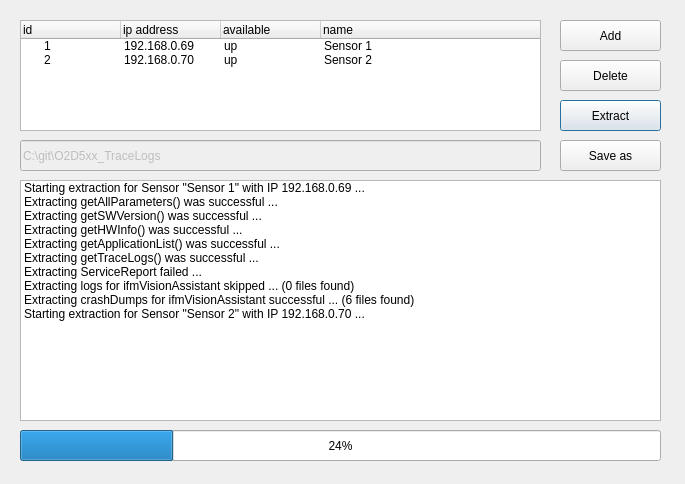
<?xml version="1.0" encoding="UTF-8"?>
<ui version="4.0">
 <class>Dialog</class>
 <widget class="QDialog" name="Dialog">
  <property name="geometry">
   <rect>
    <x>0</x>
    <y>0</y>
    <width>685</width>
    <height>484</height>
   </rect>
  </property>
  <property name="windowTitle">
   <string>TraceExtractor - O2D5xx - O3D3xx</string>
  </property>
  <widget class="QPushButton" name="pushButton">
   <property name="geometry">
    <rect>
     <x>560</x>
     <y>100</y>
     <width>101</width>
     <height>31</height>
    </rect>
   </property>
   <property name="text">
    <string>Extract</string>
   </property>
  </widget>
  <widget class="QListWidget" name="listWidget">
   <property name="enabled">
    <bool>true</bool>
   </property>
   <property name="geometry">
    <rect>
     <x>20</x>
     <y>180</y>
     <width>641</width>
     <height>241</height>
    </rect>
   </property>
   <item>
    <property name="text">
     <string>Starting extraction for Sensor &quot;Sensor 1&quot; with IP 192.168.0.69 ...</string>
    </property>
    <property name="background">
     <brush brushstyle="NoBrush">
      <color alpha="255">
       <red>0</red>
       <green>0</green>
       <blue>0</blue>
      </color>
     </brush>
    </property>
    <property name="foreground">
     <brush brushstyle="NoBrush">
      <color alpha="255">
       <red>0</red>
       <green>0</green>
       <blue>0</blue>
      </color>
     </brush>
    </property>
   </item>
   <item>
    <property name="text">
     <string>Extracting getAllParameters() was successful ...</string>
    </property>
    <property name="foreground">
     <brush brushstyle="NoBrush">
      <color alpha="255">
       <red>0</red>
       <green>85</green>
       <blue>0</blue>
      </color>
     </brush>
    </property>
   </item>
   <item>
    <property name="text">
     <string>Extracting getSWVersion() was successful ...</string>
    </property>
    <property name="foreground">
     <brush brushstyle="NoBrush">
      <color alpha="255">
       <red>0</red>
       <green>85</green>
       <blue>0</blue>
      </color>
     </brush>
    </property>
   </item>
   <item>
    <property name="text">
     <string>Extracting getHWInfo() was successful ...</string>
    </property>
    <property name="foreground">
     <brush brushstyle="NoBrush">
      <color alpha="255">
       <red>0</red>
       <green>85</green>
       <blue>0</blue>
      </color>
     </brush>
    </property>
   </item>
   <item>
    <property name="text">
     <string>Extracting getApplicationList() was successful ...</string>
    </property>
    <property name="foreground">
     <brush brushstyle="NoBrush">
      <color alpha="255">
       <red>0</red>
       <green>85</green>
       <blue>0</blue>
      </color>
     </brush>
    </property>
   </item>
   <item>
    <property name="text">
     <string>Extracting getTraceLogs() was successful ...</string>
    </property>
    <property name="foreground">
     <brush brushstyle="NoBrush">
      <color alpha="255">
       <red>0</red>
       <green>85</green>
       <blue>0</blue>
      </color>
     </brush>
    </property>
   </item>
   <item>
    <property name="text">
     <string>Extracting ServiceReport failed ...</string>
    </property>
    <property name="foreground">
     <brush brushstyle="NoBrush">
      <color alpha="255">
       <red>170</red>
       <green>0</green>
       <blue>0</blue>
      </color>
     </brush>
    </property>
   </item>
   <item>
    <property name="text">
     <string>Extracting logs for ifmVisionAssistant skipped ... (0 files found)</string>
    </property>
    <property name="foreground">
     <brush brushstyle="NoBrush">
      <color alpha="255">
       <red>0</red>
       <green>0</green>
       <blue>255</blue>
      </color>
     </brush>
    </property>
   </item>
   <item>
    <property name="text">
     <string>Extracting crashDumps for ifmVisionAssistant successful ... (6 files found)</string>
    </property>
    <property name="foreground">
     <brush brushstyle="NoBrush">
      <color alpha="255">
       <red>0</red>
       <green>85</green>
       <blue>0</blue>
      </color>
     </brush>
    </property>
   </item>
   <item>
    <property name="text">
     <string>Starting extraction for Sensor &quot;Sensor 2&quot; with IP 192.168.0.70 ...</string>
    </property>
   </item>
  </widget>
  <widget class="QProgressBar" name="progressBar">
   <property name="geometry">
    <rect>
     <x>20</x>
     <y>430</y>
     <width>641</width>
     <height>31</height>
    </rect>
   </property>
   <property name="autoFillBackground">
    <bool>false</bool>
   </property>
   <property name="value">
    <number>24</number>
   </property>
   <property name="alignment">
    <set>Qt::AlignLeading|Qt::AlignLeft|Qt::AlignVCenter</set>
   </property>
   <property name="textVisible">
    <bool>true</bool>
   </property>
   <property name="invertedAppearance">
    <bool>false</bool>
   </property>
  </widget>
  <widget class="QTreeWidget" name="treeWidget">
   <property name="geometry">
    <rect>
     <x>20</x>
     <y>20</y>
     <width>521</width>
     <height>111</height>
    </rect>
   </property>
   <column>
    <property name="text">
     <string>id</string>
    </property>
   </column>
   <column>
    <property name="text">
     <string>ip address</string>
    </property>
   </column>
   <column>
    <property name="text">
     <string>available</string>
    </property>
   </column>
   <column>
    <property name="text">
     <string>name</string>
    </property>
   </column>
   <item>
    <property name="text">
     <string>1</string>
    </property>
    <property name="text">
     <string>192.168.0.69</string>
    </property>
    <property name="text">
     <string>up</string>
    </property>
    <property name="text">
     <string>Sensor 1</string>
    </property>
   </item>
   <item>
    <property name="text">
     <string>2</string>
    </property>
    <property name="text">
     <string>192.168.0.70</string>
    </property>
    <property name="text">
     <string>up</string>
    </property>
    <property name="text">
     <string>Sensor 2</string>
    </property>
   </item>
  </widget>
  <widget class="QPushButton" name="pushButton_2">
   <property name="geometry">
    <rect>
     <x>560</x>
     <y>20</y>
     <width>101</width>
     <height>31</height>
    </rect>
   </property>
   <property name="text">
    <string>Add</string>
   </property>
  </widget>
  <widget class="QPushButton" name="pushButton_3">
   <property name="geometry">
    <rect>
     <x>560</x>
     <y>60</y>
     <width>101</width>
     <height>31</height>
    </rect>
   </property>
   <property name="text">
    <string>Delete</string>
   </property>
  </widget>
  <widget class="QToolButton" name="toolButton">
   <property name="geometry">
    <rect>
     <x>560</x>
     <y>140</y>
     <width>101</width>
     <height>31</height>
    </rect>
   </property>
   <property name="text">
    <string>Save as</string>
   </property>
  </widget>
  <widget class="QLineEdit" name="lineEdit">
   <property name="enabled">
    <bool>false</bool>
   </property>
   <property name="geometry">
    <rect>
     <x>20</x>
     <y>140</y>
     <width>521</width>
     <height>31</height>
    </rect>
   </property>
   <property name="text">
    <string>C:\git\O2D5xx_TraceLogs</string>
   </property>
  </widget>
 </widget>
 <resources/>
 <connections/>
</ui>
